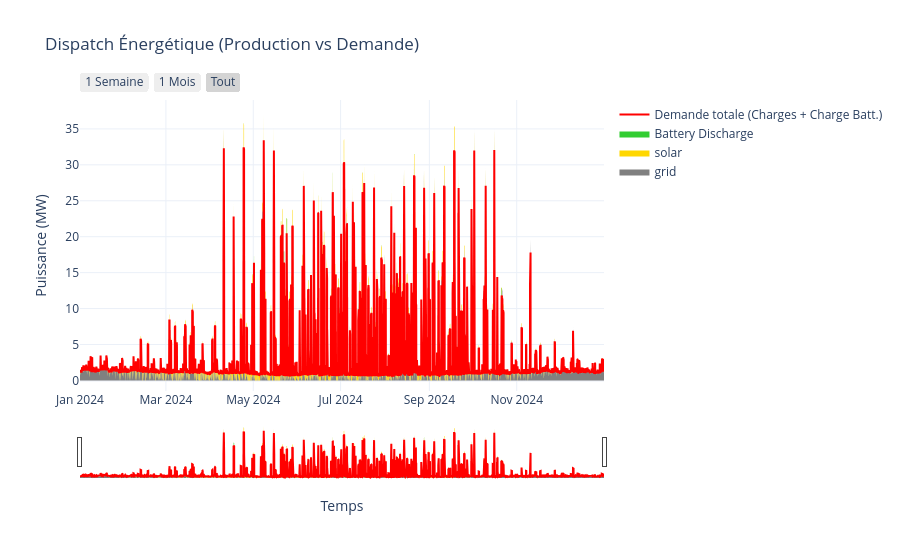

The notebook cell this image was saved under:
### Code cell
import plotly.graph_objects as go
import pandas as pd

# 1. Extraction sur TOUTE la période (plus de slice initial)
generation = n.generators_t.p.copy()

# Extraction de la dynamique de la batterie (si elle existe)
if "battery" in n.storage_units.index:
    # Puissance positive = décharge (fournit au réseau), négative = charge
    battery_dispatch = n.storage_units_t.p["battery"]
    generation["Battery Discharge"] = battery_dispatch.clip(lower=0)
    charge_battery = battery_dispatch.clip(upper=0).abs()
else:
    charge_battery = pd.Series(0, index=generation.index)

# Calcul de la charge totale (Consommation)
total_load = n.loads_t.p.sum(axis=1)
total_demand = total_load + charge_battery

# 2. Création du graphique Plotly
fig = go.Figure()

# Couleurs pour la clarté
colors = {"grid": "gray", "solar": "gold", "Battery Discharge": "limegreen"}

# Ajout des aires empilées pour la production
for col in generation.columns:
    color = colors.get(col, "blue") # Bleu par défaut si non spécifié
    fig.add_trace(go.Scatter(
        x=generation.index,
        y=generation[col],
        mode='lines',
        line=dict(width=0, color=color),
        fillcolor=color,
        stackgroup='one', # L'argument magique pour empiler les aires (stacked area)
        name=col
    ))

# Ajout de la ligne de la demande totale par-dessus
fig.add_trace(go.Scatter(
    x=total_demand.index,
    y=total_demand,
    mode='lines',
    line=dict(color='red', width=2),
    name='Demande totale (Charges + Charge Batt.)'
))

# 3. Mise en forme et ajout de l'interactivité (Slider semaine par semaine)
fig.update_layout(
    title="Dispatch Énergétique (Production vs Demande)",
    xaxis_title="Temps",
    yaxis_title="Puissance (MW)",
    hovermode="x unified", # Affiche un résumé de toutes les courbes au survol
    template="plotly_white",
    xaxis=dict(
        rangeselector=dict(
            buttons=list([
                dict(count=7, label="1 Semaine", step="day", stepmode="backward"),
                dict(count=1, label="1 Mois", step="month", stepmode="backward"),
                dict(step="all", label="Tout")
            ])
        ),
        rangeslider=dict(visible=True), # Active la barre de défilement en bas
        type="date"
    )
)

# Affichage
fig.show()

### Figure 1 — Plotly figure (JSON) as saved in the notebook; plotly's stock layout.template omitted (floating-point values rounded to 4 significant figures; data arrays with more than 128 entries replaced by an {"elided": "..."} marker saying what was removed)
{"data": [{"fillcolor": "gray", "line": {"color": "gray", "width": 0}, "mode": "lines", "name": "grid", "stackgroup": "one", "type": "scatter", "x": {"elided": "8784 str values"}, "y": {"elided": "8784 float values"}}, {"fillcolor": "gold", "line": {"color": "gold", "width": 0}, "mode": "lines", "name": "solar", "stackgroup": "one", "type": "scatter", "x": {"elided": "8784 str values"}, "y": {"elided": "8784 float values"}}, {"fillcolor": "limegreen", "line": {"color": "limegreen", "width": 0}, "mode": "lines", "name": "Battery Discharge", "stackgroup": "one", "type": "scatter", "x": {"elided": "8784 str values"}, "y": {"elided": "8784 float values"}}, {"line": {"color": "red", "width": 2}, "mode": "lines", "name": "Demande totale (Charges + Charge Batt.)", "type": "scatter", "x": {"elided": "8784 str values"}, "y": {"elided": "8784 float values"}}], "layout": {"hovermode": "x unified", "title": {"text": "Dispatch Énergétique (Production vs Demande)"}, "xaxis": {"rangeselector": {"buttons": [{"count": 7, "label": "1 Semaine", "step": "day", "stepmode": "backward"}, {"count": 1, "label": "1 Mois", "step": "month", "stepmode": "backward"}, {"label": "Tout", "step": "all"}]}, "rangeslider": {"visible": true}, "title": {"text": "Temps"}, "type": "date"}, "yaxis": {"title": {"text": "Puissance (MW)"}}}}
